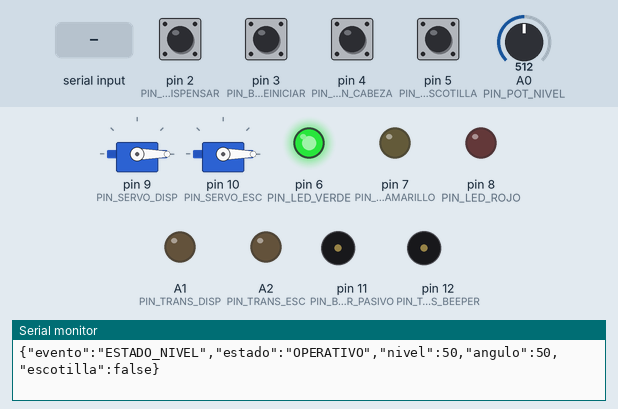
Simulated run of this sketch. Board: Arduino Uno, built with avr-gcc and run on an emulated ATmega328P. On the bench: 2 × servo, output pins drawn as LEDs (lit = HIGH), buzzer (waves = sounding, pin HIGH), the last lines printed to the serial monitor. Dashed ring = blinking. The inputs (shaded band) are chosen by the test bench; at power-on: pin 2 (PIN_BTN_DISPENSAR), pin 3 (PIN_BTN_REINICIAR), pin 4 (PIN_BTN_CABEZA), pin 5 (PIN_BTN_ESCOTILLA) HIGH, A0 (PIN_POT_NIVEL) = 512.

Above: at 1.2 s.
1.3 s: pin 2 (PIN_BTN_DISPENSAR) pulled LOW for 0.15 s
At 3.2 s:
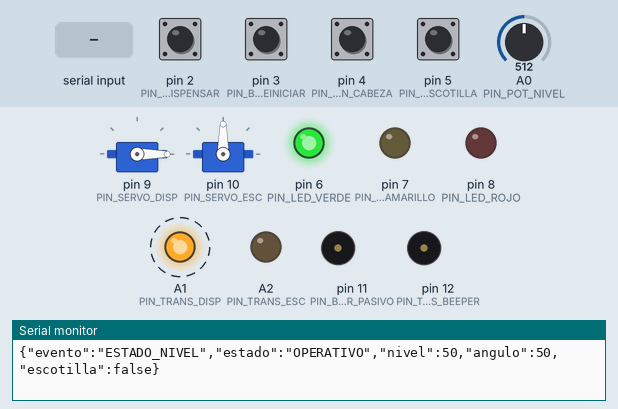
4.3 s: pin 3 (PIN_BTN_REINICIAR) pulled LOW for 0.15 s
At 4.8 s:
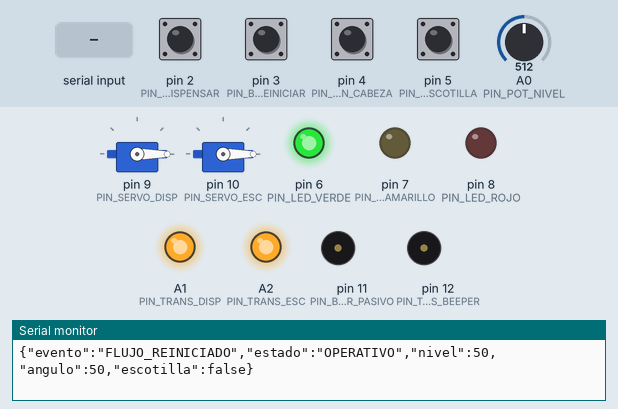
6.6 s: pin 4 (PIN_BTN_CABEZA) pulled LOW for 0.15 s
At 8.17 s:
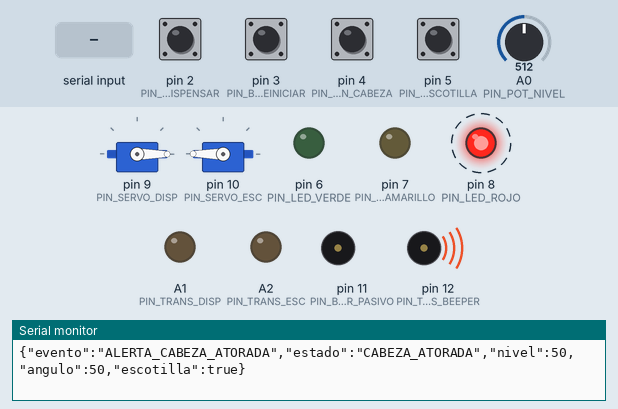
9.6 s: pin 5 (PIN_BTN_ESCOTILLA) pulled LOW for 0.15 s
At 9.67 s:
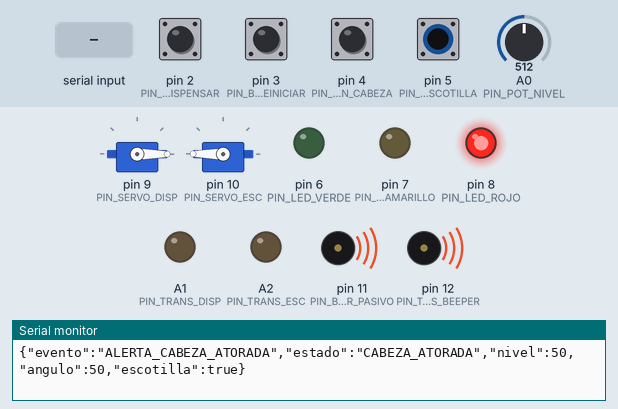
12.6 s: "CMD_DISPENSAR\n" received over Serial
At 12.7 s:
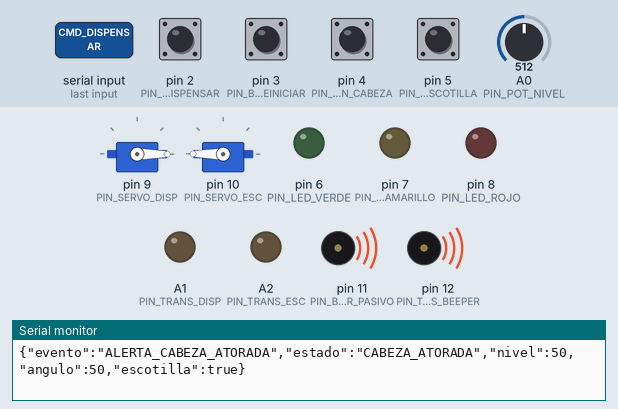
15.6 s: pin 4 (PIN_BTN_CABEZA) pulled LOW for 1 s
At 15.84 s:
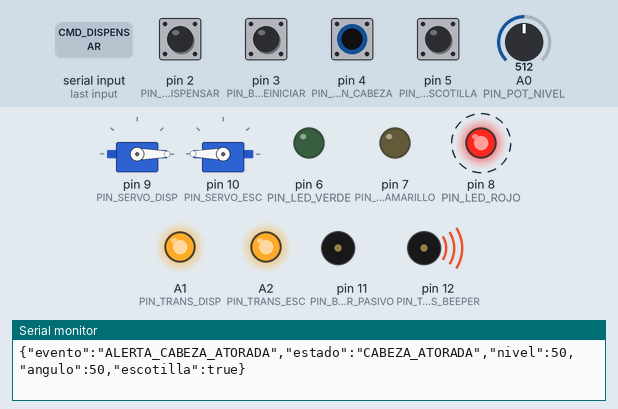
Timing chart, 0 to 19.6 s (numbered marks = the images above; inputs shaded):
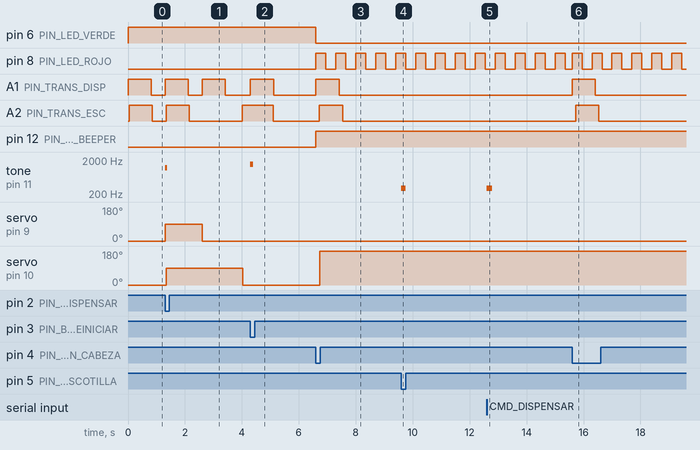

The sketch:

SmartPetFeeder.ino
```cpp
#include <Arduino.h>
#include <avr/wdt.h>
#include "Config.h"
#include "InterruptManager.h"
#include "ActuatorHAL.h"
#include "SensorMonitor.h"
#include "StateMachine.h"
#include "M2MProtocol.h"

ActuatorHAL   g_hal;
SensorMonitor g_sensor;
StateMachine  g_stateMachine;
M2MProtocol   g_protocol;

void setup() {
  wdt_disable();

  Serial.begin(SERIAL_BAUDRATE);

  g_hal.init();
  g_sensor.init();
  g_protocol.init(&g_stateMachine);
  g_stateMachine.init(&g_hal, g_sensor.getLevelPct(), M2MProtocol::emitEvent);

  InterruptManager::init();

  wdt_enable(WDTO_2S);
}

void loop() {
  wdt_reset();

  unsigned long now = millis();

  HardwareEvent hwEvt = InterruptManager::pollEvent(now);
  switch (hwEvt) {
    case EVT_CABEZA_ATORADA:
      g_stateMachine.onCabezaAtorada();
      break;
    case EVT_ALTERNAR_ESCOTILLA:
      g_stateMachine.onToggleEscotilla();
      break;
    case EVT_REINICIAR:
      g_stateMachine.onRequestReiniciar();
      break;
    case EVT_DISPENSAR:
      g_stateMachine.onRequestDispensar();
      break;
    case EVT_NONE:
    default:
      break;
  }

  if (g_sensor.update()) {
    g_stateMachine.onLevelChanged(g_sensor.getLevelPct());
  }

  g_protocol.pollSerial();

  g_stateMachine.update(now);
  g_hal.update(now);
}
```

InterruptManager.cpp
```cpp
#include "InterruptManager.h"
#include "Config.h"

static volatile bool s_irqDispensar = false;
static volatile bool s_irqReiniciar = false;
static volatile bool s_irqCabeza    = false;
static volatile bool s_irqEscotilla = false;
static volatile uint8_t s_lastPortD = 0xFF;

unsigned long InterruptManager::_lastDebounceDisp      = 0;
unsigned long InterruptManager::_lastDebounceReset     = 0;
unsigned long InterruptManager::_lastDebounceCabeza    = 0;
unsigned long InterruptManager::_lastDebounceEscotilla = 0;

static void isrBtnDispensar() {
  s_irqDispensar = true;
}

static void isrBtnReiniciar() {
  s_irqReiniciar = true;
}

ISR(PCINT2_vect) {
  uint8_t currentPortD = PIND;
  uint8_t changed = currentPortD ^ s_lastPortD;
  s_lastPortD = currentPortD;

  if ((changed & (1 << PD4)) && !(currentPortD & (1 << PD4))) {
    s_irqCabeza = true;
  }
  if ((changed & (1 << PD5)) && !(currentPortD & (1 << PD5))) {
    s_irqEscotilla = true;
  }
}

void InterruptManager::init() {
  pinMode(PIN_BTN_DISPENSAR, INPUT_PULLUP);
  pinMode(PIN_BTN_REINICIAR, INPUT_PULLUP);
  pinMode(PIN_BTN_CABEZA,    INPUT_PULLUP);
  pinMode(PIN_BTN_ESCOTILLA, INPUT_PULLUP);

  attachInterrupt(digitalPinToInterrupt(PIN_BTN_DISPENSAR), isrBtnDispensar, FALLING);
  attachInterrupt(digitalPinToInterrupt(PIN_BTN_REINICIAR), isrBtnReiniciar, FALLING);

  noInterrupts();
  s_lastPortD = PIND;
  PCICR  |= (1 << PCIE2);
  PCMSK2 |= (1 << PCINT20) | (1 << PCINT21);
  interrupts();
}

HardwareEvent InterruptManager::pollEvent(unsigned long nowMs) {
  bool fCabeza, fEscotilla, fReset, fDisp;

  noInterrupts();
  fCabeza    = s_irqCabeza;    s_irqCabeza    = false;
  fEscotilla = s_irqEscotilla; s_irqEscotilla = false;
  fReset     = s_irqReiniciar; s_irqReiniciar = false;
  fDisp      = s_irqDispensar; s_irqDispensar = false;
  interrupts();

  if (fCabeza && (nowMs - _lastDebounceCabeza >= DEBOUNCE_MS)) {
    _lastDebounceCabeza = nowMs;
    return EVT_CABEZA_ATORADA;
  }

  if (fEscotilla && (nowMs - _lastDebounceEscotilla >= DEBOUNCE_MS)) {
    _lastDebounceEscotilla = nowMs;
    return EVT_ALTERNAR_ESCOTILLA;
  }

  if (fReset && (nowMs - _lastDebounceReset >= DEBOUNCE_MS)) {
    _lastDebounceReset = nowMs;
    return EVT_REINICIAR;
  }

  if (fDisp && (nowMs - _lastDebounceDisp >= DEBOUNCE_MS)) {
    _lastDebounceDisp = nowMs;
    return EVT_DISPENSAR;
  }

  return EVT_NONE;
}
```

InterruptManager.h
```cpp
#ifndef INTERRUPT_MANAGER_H
#define INTERRUPT_MANAGER_H

#include <Arduino.h>

enum HardwareEvent {
  EVT_NONE = 0,
  EVT_CABEZA_ATORADA,     // Máxima prioridad (D4 / PCINT20)
  EVT_ALTERNAR_ESCOTILLA, // Alta prioridad (D5 / PCINT21)
  EVT_REINICIAR,          // Recuperación (D3 / INT1)
  EVT_DISPENSAR           // Operativa (D2 / INT0)
};

class InterruptManager {
public:
  static void init();
  static HardwareEvent pollEvent(unsigned long nowMs);

private:
  static unsigned long _lastDebounceDisp;
  static unsigned long _lastDebounceReset;
  static unsigned long _lastDebounceCabeza;
  static unsigned long _lastDebounceEscotilla;
};

#endif
```

M2MProtocol.cpp
```cpp
#include "M2MProtocol.h"
#include <string.h>
#include <stdlib.h>

void M2MProtocol::init(StateMachine* sm) {
  _sm           = sm;
  _rxIndex      = 0;
  _overflowFlag = false;
  memset(_rxBuffer, 0, sizeof(_rxBuffer));
}

void M2MProtocol::pollSerial() {
  while (Serial.available() > 0) {
    char c = (char)Serial.read();

    if (c == '\r') continue;

    if (c == '\n') {
      if (_overflowFlag) {
        _overflowFlag = false;
        _rxIndex = 0;
      } else if (_rxIndex > 0) {
        _rxBuffer[_rxIndex] = '\0';
        parseLine(_rxBuffer);
        _rxIndex = 0;
      }
      continue;
    }

    if (!_overflowFlag) {
      if (_rxIndex < (SERIAL_BUF_SIZE - 1)) {
        _rxBuffer[_rxIndex++] = c;
      } else {
        _overflowFlag = true;
      }
    }
  }
}

void M2MProtocol::parseLine(const char* line) {
  if (strcmp(line, "CMD_PING") == 0) {
    Serial.print(F("{\"evento\":\"PONG\",\"dispositivo\":\""));
    Serial.print(F(DEVICE_ID));
    Serial.println(F("\"}"));
    // Fase 4 (README 1.2): sincronización inmediata de estado inicial tras handshake
    if (_sm) {
      _sm->onSyncState();
    }
  }
  else if (strcmp(line, "CMD_DISPENSAR") == 0) {
    _sm->onRequestDispensar();
  }
  else if (strcmp(line, "CMD_PARO_EMERGENCIA") == 0 || strcmp(line, "CMD_ESCOTILLA") == 0) {
    _sm->onRemoteParoEmergencia();
  }
  else if (strcmp(line, "CMD_REINICIAR") == 0) {
    _sm->onRequestReiniciar();
  }
  else if (strncmp(line, "CMD_ANGULO:", 11) == 0) {
    const char* arg = line + 11;
    if (*arg != '\0') {
      int val = atoi(arg);
      if (val >= ANGULO_MIN_PCT && val <= ANGULO_MAX_PCT) {
        _sm->onSetAngulo(val);
      }
    }
  }
}

void M2MProtocol::emitEvent(const char* eventName, SystemState state, uint8_t level, uint8_t angle, bool hatchOpen) {
  const char* stateStr = "OPERATIVO";
  switch (state) {
    case STATE_OPERATIVO:       stateStr = "OPERATIVO";       break;
    case STATE_SIN_COMIDA:      stateStr = "SIN_COMIDA";      break;
    case STATE_PARO_EMERGENCIA: stateStr = "PARO_EMERGENCIA"; break;
    case STATE_CABEZA_ATORADA:  stateStr = "CABEZA_ATORADA";  break;
  }

  char jsonOut[128];
  snprintf(
    jsonOut,
    sizeof(jsonOut),
    "{\"evento\":\"%s\",\"estado\":\"%s\",\"nivel\":%u,\"angulo\":%u,\"escotilla\":%s}",
    eventName,
    stateStr,
    level,
    angle,
    hatchOpen ? "true" : "false"
  );

  Serial.println(jsonOut);

  if (state == STATE_CABEZA_ATORADA || state == STATE_PARO_EMERGENCIA) {
    Serial.flush();
  }
}
```

M2MProtocol.h
```cpp
#ifndef M2M_PROTOCOL_H
#define M2M_PROTOCOL_H

#include <Arduino.h>
#include "StateMachine.h"
#include "Config.h"

class M2MProtocol {
public:
  void init(StateMachine* sm);
  void pollSerial();
  static void emitEvent(const char* eventName, SystemState state, uint8_t level, uint8_t angle, bool hatchOpen);

private:
  StateMachine* _sm;
  char    _rxBuffer[SERIAL_BUF_SIZE];
  uint8_t _rxIndex;
  bool    _overflowFlag;

  void parseLine(const char* line);
};

#endif
```

SensorMonitor.cpp
```cpp
#include "SensorMonitor.h"
#include "Config.h"

void SensorMonitor::init() {
  _currentPct      = readFilteredPct();
  _lastReportedPct = _currentPct;
}

uint8_t SensorMonitor::readFilteredPct() {
  uint16_t sum = 0;
  for (uint8_t i = 0; i < 4; i++) {
    sum += analogRead(PIN_POT_NIVEL);
  }
  uint16_t avg = sum >> 2;
  return (uint8_t)map(avg, 0, 1023, 0, 100);
}

bool SensorMonitor::update() {
  _currentPct = readFilteredPct();
  if (abs((int16_t)_currentPct - _lastReportedPct) >= NIVEL_HISTERESIS) {
    _lastReportedPct = _currentPct;
    return true;
  }
  return false;
}
```

SensorMonitor.h
```cpp
#ifndef SENSOR_MONITOR_H
#define SENSOR_MONITOR_H

#include <Arduino.h>

class SensorMonitor {
public:
  void init();
  bool update();
  uint8_t getLevelPct() const { return _currentPct; }

private:
  uint8_t _currentPct;
  int16_t _lastReportedPct;
  uint8_t readFilteredPct();
};

#endif
```

StateMachine.cpp
```cpp
#include "StateMachine.h"
#include "Config.h"

void StateMachine::init(ActuatorHAL* hal, uint8_t initialLevel, EventCallback onEvent) {
  _hal              = hal;
  _emit             = onEvent;
  _levelPct         = initialLevel;
  _anguloDisp       = ANGULO_DEFECTO_PCT;
  _escotillaAbierta = false;
  _dispPhase        = DISP_IDLE;
  _phaseDeadline    = 0;

  _state = (_levelPct <= NIVEL_UMBRAL_VACIO) ? STATE_SIN_COMIDA : STATE_OPERATIVO;
  _hal->setActiveAlarm(false);
  _hal->setLedMode(_state == STATE_SIN_COMIDA ? LED_MODE_SIN_COMIDA : LED_MODE_OPERATIVO);

  emitCurrent("ESTADO_NIVEL");
}

void StateMachine::emitCurrent(const char* eventName) {
  if (_emit) {
    _emit(eventName, _state, _levelPct, _anguloDisp, _escotillaAbierta);
  }
}

void StateMachine::enterParoEmergencia(bool isCabezaAtorada) {
  _dispPhase = DISP_IDLE;

  _state = isCabezaAtorada ? STATE_CABEZA_ATORADA : STATE_PARO_EMERGENCIA;
  _hal->setLedMode(LED_MODE_EMERGENCIA);
  _hal->setActiveAlarm(isCabezaAtorada);

  // Cierra dispensador (0%) y abre escotilla a tope (100%) con desfase de potencia seguro
  _hal->moveBothParallel(0, ESCOTILLA_EMERG_PCT, SERVO_EMERG_STAGGER_MS);
  _escotillaAbierta = true;

  if (isCabezaAtorada) {
    emitCurrent("ALERTA_CABEZA_ATORADA");
  } else {
    _hal->playTone(600, 150);
    emitCurrent("PARO_EMERGENCIA");
  }
}

void StateMachine::onCabezaAtorada() {
  enterParoEmergencia(true);
}

void StateMachine::onRemoteParoEmergencia() {
  if (_state == STATE_CABEZA_ATORADA) return;
  enterParoEmergencia(false);
}

void StateMachine::onSyncState() {
  emitCurrent("ESTADO_NIVEL");
}

void StateMachine::onUnhandledException() {
  if (_state == STATE_CABEZA_ATORADA) return;
  enterParoEmergencia(false);
}

void StateMachine::onToggleEscotilla() {
  if (_state == STATE_CABEZA_ATORADA) {
    _hal->playTone(300, 150);
    return;
  }

  if (_dispPhase != DISP_IDLE || !_escotillaAbierta) {
    enterParoEmergencia(false);
  } else {
    _hal->moveEscotilla(0);
    _escotillaAbierta = false;
    _hal->playTone(800, 100);
    emitCurrent("PARO_EMERGENCIA");
  }
}

void StateMachine::onRequestDispensar() {
  if (_state == STATE_PARO_EMERGENCIA || _state == STATE_CABEZA_ATORADA) {
    _hal->playTone(300, 200);
    return;
  }

  if (_levelPct <= NIVEL_UMBRAL_VACIO) {
    _state = STATE_SIN_COMIDA;
    _hal->setLedMode(LED_MODE_SIN_COMIDA);
    _hal->playTone(450, 180);
    emitCurrent("SIN_COMIDA");
    return;
  }

  if (_dispPhase != DISP_IDLE) return;

  _hal->playTone(1200, 80);
  _hal->moveBothParallel(_anguloDisp, ESCOTILLA_DISP_PCT);
  _escotillaAbierta = true;
  _dispPhase = DISP_OPENING;
}

void StateMachine::onRequestReiniciar() {
  _dispPhase = DISP_IDLE;
  _hal->setActiveAlarm(false);

  _hal->moveBothParallel(0, 0);
  _escotillaAbierta = false;

  _state = (_levelPct <= NIVEL_UMBRAL_VACIO) ? STATE_SIN_COMIDA : STATE_OPERATIVO;
  _hal->setLedMode(_state == STATE_SIN_COMIDA ? LED_MODE_SIN_COMIDA : LED_MODE_OPERATIVO);

  _hal->playTone(1500, 100);
  emitCurrent("FLUJO_REINICIADO");
}

void StateMachine::onSetAngulo(int newAngle) {
  _anguloDisp = (uint8_t)constrain(newAngle, ANGULO_MIN_PCT, ANGULO_MAX_PCT);
  _hal->playTone(1000, 60);
  emitCurrent("ESTADO_NIVEL");
}

void StateMachine::onLevelChanged(uint8_t newLevel) {
  _levelPct = newLevel;

  if (_state != STATE_PARO_EMERGENCIA && _state != STATE_CABEZA_ATORADA) {
    SystemState nextState = (_levelPct <= NIVEL_UMBRAL_VACIO) ? STATE_SIN_COMIDA : STATE_OPERATIVO;
    if (nextState != _state) {
      _state = nextState;
      _hal->setLedMode(_state == STATE_SIN_COMIDA ? LED_MODE_SIN_COMIDA : LED_MODE_OPERATIVO);
      if (_state == STATE_SIN_COMIDA) {
        _hal->playTone(450, 180);
        emitCurrent("SIN_COMIDA");
        return;
      }
    }
  }

  emitCurrent("ESTADO_NIVEL");
}

void StateMachine::update(unsigned long nowMs) {
  if (_dispPhase == DISP_IDLE) return;

  switch (_dispPhase) {
    case DISP_OPENING:
      if (!_hal->isDispensadorBusy() && !_hal->isEscotillaBusy()) {
        _phaseDeadline = nowMs + DISPENSE_HOLD_MS;
        _dispPhase     = DISP_HOLDING;
      }
      break;

    case DISP_HOLDING:
      if ((long)(nowMs - _phaseDeadline) >= 0) {
        _hal->moveDispensador(0);
        _dispPhase = DISP_CLOSING_DISP;
      }
      break;

    case DISP_CLOSING_DISP:
      if (!_hal->isDispensadorBusy()) {
        _phaseDeadline = nowMs + ESCOTILLA_CLOSE_DELAY_MS;
        _dispPhase     = DISP_WAIT_ESCOTILLA;
      }
      break;

    case DISP_WAIT_ESCOTILLA:
      if ((long)(nowMs - _phaseDeadline) >= 0) {
        _hal->moveEscotilla(0);
        _dispPhase = DISP_CLOSING_ESC;
      }
      break;

    case DISP_CLOSING_ESC:
      if (!_hal->isEscotillaBusy()) {
        _escotillaAbierta = false;
        _dispPhase        = DISP_IDLE;
        emitCurrent("DISPENSACION_EXITOSA");
      }
      break;

    default:
      _dispPhase = DISP_IDLE;
      break;
  }
}
```

StateMachine.h
```cpp
#ifndef STATE_MACHINE_H
#define STATE_MACHINE_H

#include <Arduino.h>
#include "ActuatorHAL.h"

enum SystemState {
  STATE_OPERATIVO,
  STATE_SIN_COMIDA,
  STATE_PARO_EMERGENCIA,
  STATE_CABEZA_ATORADA
};

typedef void (*EventCallback)(const char* eventName, SystemState state, uint8_t level, uint8_t angle, bool hatchOpen);

class StateMachine {
public:
  void init(ActuatorHAL* hal, uint8_t initialLevel, EventCallback onEvent);
  void update(unsigned long nowMs);

  void onCabezaAtorada();
  void onToggleEscotilla();
  void onRequestDispensar();
  void onRequestReiniciar();
  void onRemoteParoEmergencia();
  void onSetAngulo(int newAngle);
  void onLevelChanged(uint8_t newLevel);
  void onSyncState();
  void onUnhandledException();

  SystemState getState() const { return _state; }
  uint8_t getLevel() const { return _levelPct; }
  uint8_t getAngulo() const { return _anguloDisp; }
  bool isEscotillaAbierta() const { return _escotillaAbierta; }

private:
  enum DispensePhase {
    DISP_IDLE,
    DISP_OPENING,
    DISP_HOLDING,
    DISP_CLOSING_DISP,
    DISP_WAIT_ESCOTILLA,
    DISP_CLOSING_ESC
  };

  ActuatorHAL*  _hal;
  EventCallback _emit;
  SystemState   _state;
  DispensePhase _dispPhase;
  unsigned long _phaseDeadline;

  uint8_t _levelPct;
  uint8_t _anguloDisp;
  bool    _escotillaAbierta;

  void enterParoEmergencia(bool isCabezaAtorada);
  void emitCurrent(const char* eventName);
};

#endif
```

Config.h
```cpp
#ifndef CONFIG_H
#define CONFIG_H

#include <Arduino.h>

// =========================================================================
// MODO DE PRUEBA (TESTABILITY)
// Descomenta la siguiente línea para probar lógica y JSON sin mover servos
// =========================================================================
// #define MOCK_ACTUATORS

// =========================================================================
// IDENTIDAD DEL NODO M2M
// =========================================================================
#define DEVICE_ID           "SMART_PET_FEEDER_V1"
#define SERIAL_BAUDRATE     115200
#define SERIAL_BUF_SIZE     64

// =========================================================================
// ASIGNACIÓN DE PINES (MAPEO DEFINITIVO CON BOTONES INTERCAMBIADOS)
// =========================================================================
constexpr uint8_t PIN_POT_NIVEL       = A0;

// Botones con Interrupción por Hardware (Lógica INPUT_PULLUP -> LOW activo)
constexpr uint8_t PIN_BTN_DISPENSAR   = 2;   // INT0  (Botón 1 físico)
constexpr uint8_t PIN_BTN_REINICIAR   = 3;   // INT1  (Botón 2 físico)
constexpr uint8_t PIN_BTN_CABEZA      = 4;   // PCINT20 (Botón 3 físico - Prioridad Crítica)
constexpr uint8_t PIN_BTN_ESCOTILLA   = 5;   // PCINT21 (Botón 4 físico - Paro Emergencia)

// Indicadores Visuales LED (Resistencia 220 Ohm a GND)
constexpr uint8_t PIN_LED_VERDE       = 6;
constexpr uint8_t PIN_LED_AMARILLO    = 7;
constexpr uint8_t PIN_LED_ROJO        = 8;

// Actuadores PWM y Etapas de Potencia PN2222
constexpr uint8_t PIN_SERVO_DISP      = 9;   // PWM Dispensador
constexpr uint8_t PIN_SERVO_ESC       = 10;  // PWM Escotilla
constexpr uint8_t PIN_BEEPER_PASIVO   = 11;  // PWM Beeper Pasivo (100 Ohm)
constexpr uint8_t PIN_TRANS_BEEPER    = 12;  // Base PN2222 Beeper Activo (1 kOhm)
constexpr uint8_t PIN_TRANS_DISP      = A1;  // Base PN2222 Servo Dispensador (330 Ohm)
constexpr uint8_t PIN_TRANS_ESC       = A2;  // Base PN2222 Servo Escotilla (330 Ohm)

// =========================================================================
// PARÁMETROS OPERATIVOS Y DE TEMPORIZACIÓN (NO BLOQUEANTES)
// =========================================================================
constexpr uint8_t  NIVEL_UMBRAL_VACIO       = 5;    // <= 5% se considera "Sin comida"
constexpr uint8_t  NIVEL_HISTERESIS         = 2;    // Variación mínima (%) para emitir evento
constexpr uint8_t  ANGULO_DEFECTO_PCT       = 50;   // Apertura dispensador por defecto (50% = 90°)
constexpr uint8_t  ANGULO_MIN_PCT           = 10;
constexpr uint8_t  ANGULO_MAX_PCT           = 100;
constexpr uint8_t  ESCOTILLA_DISP_PCT       = 50;   // Apertura escotilla al dispensar (50% = 90°)
constexpr uint8_t  ESCOTILLA_EMERG_PCT      = 100;  // Apertura máxima escotilla en emergencia (100% = 180°)

constexpr uint16_t DEBOUNCE_MS              = 220;  // Antirrebote por software tras ISR
constexpr uint16_t SERVO_STAGGER_MS         = 35;   // Desfase normal de arranque paralelo
constexpr uint16_t SERVO_EMERG_STAGGER_MS   = 120;  // Desfase en emergencia (garantiza torque completo a 180°)
constexpr uint16_t SERVO_ENERGIZE_MS        = 15;   // Estabilización de transistor PN2222
constexpr uint16_t SERVO_TRAVEL_MS          = 800;  // Tiempo suficiente para recorrido completo 0° <-> 180°
constexpr uint16_t DISPENSE_HOLD_MS         = 450;  // Tiempo que ambos permanecen abiertos
constexpr uint16_t ESCOTILLA_CLOSE_DELAY_MS = 600;  // Espera configurable tras cerrar dispensador antes de cerrar escotilla
constexpr uint16_t RED_BLINK_MS             = 350;  // Periodo de parpadeo LED Rojo en Paro/Emergencia

#endif
```

Source omitted: ActuatorHAL.cpp (4160 bytes), ActuatorHAL.h (1321 bytes)

Measured:
- after the input at 1.3 s, A1 (PIN_TRANS_DISP): alternates HIGH for 0.81 s and LOW for 0.49 s, starting at once; A2 (PIN_TRANS_ESC): LOW → HIGH at once, → LOW 0.81 s later, → HIGH 1.9 s later
- after the input at 4.3 s, A1 (PIN_TRANS_DISP): LOW → HIGH at once, → LOW 0.82 s later; A2 (PIN_TRANS_ESC): HIGH → LOW after 0.80 s instead of 0.53 s; tone on pin 11 (PIN_BEEPER_PASIVO): silent → 1500 Hz at once, → silent 0.10 s later
- after the input at 6.6 s, pin 6 (PIN_LED_VERDE): HIGH → LOW at once; pin 8 (PIN_LED_ROJO): alternates HIGH for 0.35 s and LOW for 0.35 s, starting at once; A1 (PIN_TRANS_DISP): LOW → HIGH at once, → LOW 0.82 s later; A2 (PIN_TRANS_ESC): LOW → HIGH after 0.12 s, → LOW 0.82 s later; pin 12 (PIN_TRANS_BEEPER): LOW → HIGH at once
- after the input at 9.6 s, tone on pin 11 (PIN_BEEPER_PASIVO): silent → 300 Hz at once, → silent 0.15 s later
- after the input at 12.6 s, tone on pin 11 (PIN_BEEPER_PASIVO): silent → 300 Hz at once, → silent 0.20 s later
- after the input at 15.6 s, A1 (PIN_TRANS_DISP): LOW → HIGH at once, → LOW 0.82 s later; A2 (PIN_TRANS_ESC): LOW → HIGH after 0.12 s, → LOW 0.81 s later
